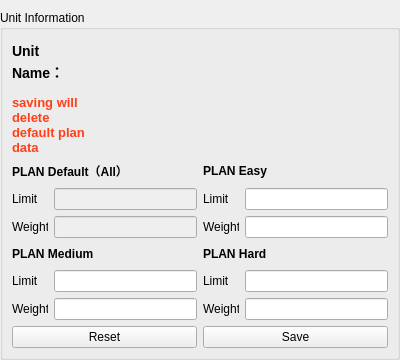
<?xml version="1.0" encoding="UTF-8"?>
<ui version="4.0">
 <class>Form</class>
 <widget class="QWidget" name="Form">
  <property name="geometry">
   <rect>
    <x>0</x>
    <y>0</y>
    <width>400</width>
    <height>360</height>
   </rect>
  </property>
  <property name="minimumSize">
   <size>
    <width>400</width>
    <height>360</height>
   </size>
  </property>
  <property name="maximumSize">
   <size>
    <width>400</width>
    <height>360</height>
   </size>
  </property>
  <property name="windowTitle">
   <string>Form</string>
  </property>
  <widget class="QGroupBox" name="unit_Box">
   <property name="geometry">
    <rect>
     <x>0</x>
     <y>10</y>
     <width>400</width>
     <height>350</height>
    </rect>
   </property>
   <property name="minimumSize">
    <size>
     <width>400</width>
     <height>350</height>
    </size>
   </property>
   <property name="maximumSize">
    <size>
     <width>400</width>
     <height>350</height>
    </size>
   </property>
   <property name="title">
    <string>Unit Information</string>
   </property>
   <layout class="QVBoxLayout" name="verticalLayout">
    <item>
     <layout class="QHBoxLayout" name="horizontalLayout">
      <item>
       <widget class="QLabel" name="label_Name">
        <property name="minimumSize">
         <size>
          <width>80</width>
          <height>96</height>
         </size>
        </property>
        <property name="maximumSize">
         <size>
          <width>80</width>
          <height>16777215</height>
         </size>
        </property>
        <property name="styleSheet">
         <string notr="true">QLabel{
                 font-family: &quot;Courier New&quot;;
                 font-size: 14px;
                 font-weight: bold;
                }</string>
        </property>
        <property name="text">
         <string>&lt;html&gt;&lt;head/&gt;&lt;body&gt;&lt;p&gt;Unit Name：&lt;/p&gt;&lt;p&gt;&lt;span style=&quot; font-size:10pt; color:#ff3f18;&quot;&gt;saving will delete default plan data&lt;/span&gt;&lt;/p&gt;&lt;/body&gt;&lt;/html&gt;</string>
        </property>
        <property name="alignment">
         <set>Qt::AlignLeading|Qt::AlignLeft|Qt::AlignTop</set>
        </property>
        <property name="wordWrap">
         <bool>true</bool>
        </property>
       </widget>
      </item>
      <item>
       <widget class="QLabel" name="label_2">
        <property name="minimumSize">
         <size>
          <width>100</width>
          <height>96</height>
         </size>
        </property>
        <property name="maximumSize">
         <size>
          <width>100</width>
          <height>96</height>
         </size>
        </property>
        <property name="styleSheet">
         <string notr="true">QLabel{
                 font-family: &quot;Courier New&quot;;
                 font-size: 14px;
                 font-weight: bold;
                }</string>
        </property>
        <property name="text">
         <string>&lt;html&gt;&lt;head/&gt;&lt;body&gt;&lt;p&gt;&lt;br/&gt;&lt;/p&gt;&lt;/body&gt;&lt;/html&gt;</string>
        </property>
        <property name="alignment">
         <set>Qt::AlignHCenter|Qt::AlignTop</set>
        </property>
        <property name="wordWrap">
         <bool>true</bool>
        </property>
       </widget>
      </item>
      <item>
       <widget class="QLabel" name="label_pic">
        <property name="minimumSize">
         <size>
          <width>96</width>
          <height>96</height>
         </size>
        </property>
        <property name="maximumSize">
         <size>
          <width>96</width>
          <height>96</height>
         </size>
        </property>
        <property name="text">
         <string/>
        </property>
       </widget>
      </item>
      <item>
       <spacer name="horizontalSpacer">
        <property name="orientation">
         <enum>Qt::Horizontal</enum>
        </property>
        <property name="sizeHint" stdset="0">
         <size>
          <width>38</width>
          <height>20</height>
         </size>
        </property>
       </spacer>
      </item>
     </layout>
    </item>
    <item>
     <layout class="QHBoxLayout" name="horizontalLayout_12">
      <item>
       <layout class="QVBoxLayout" name="verticalLayout_8">
        <item>
         <layout class="QVBoxLayout" name="verticalLayout_2">
          <item>
           <widget class="QLabel" name="label_Plan_Default">
            <property name="text">
             <string>&lt;html&gt;&lt;head/&gt;&lt;body&gt;&lt;p&gt;&lt;span style=&quot; font-weight:700;&quot;&gt;PLAN Default（All）&lt;/span&gt;&lt;/p&gt;&lt;/body&gt;&lt;/html&gt;</string>
            </property>
           </widget>
          </item>
          <item>
           <layout class="QHBoxLayout" name="horizontalLayout_2">
            <item>
             <widget class="QLabel" name="label_limit_0">
              <property name="minimumSize">
               <size>
                <width>36</width>
                <height>0</height>
               </size>
              </property>
              <property name="maximumSize">
               <size>
                <width>36</width>
                <height>16777215</height>
               </size>
              </property>
              <property name="text">
               <string>Limit</string>
              </property>
             </widget>
            </item>
            <item>
             <widget class="QLineEdit" name="lineEdit_limit_0">
              <property name="enabled">
               <bool>false</bool>
              </property>
             </widget>
            </item>
           </layout>
          </item>
          <item>
           <layout class="QHBoxLayout" name="horizontalLayout_3">
            <item>
             <widget class="QLabel" name="label_weight_0">
              <property name="minimumSize">
               <size>
                <width>36</width>
                <height>0</height>
               </size>
              </property>
              <property name="maximumSize">
               <size>
                <width>36</width>
                <height>16777215</height>
               </size>
              </property>
              <property name="text">
               <string>Weight</string>
              </property>
             </widget>
            </item>
            <item>
             <widget class="QLineEdit" name="lineEdit_weight_0">
              <property name="enabled">
               <bool>false</bool>
              </property>
             </widget>
            </item>
           </layout>
          </item>
         </layout>
        </item>
        <item>
         <layout class="QVBoxLayout" name="verticalLayout_4">
          <item>
           <widget class="QLabel" name="label__Plan_Medium">
            <property name="text">
             <string>&lt;html&gt;&lt;head/&gt;&lt;body&gt;&lt;p&gt;&lt;span style=&quot; font-weight:700;&quot;&gt;PLAN Medium&lt;/span&gt;&lt;/p&gt;&lt;/body&gt;&lt;/html&gt;</string>
            </property>
           </widget>
          </item>
          <item>
           <layout class="QHBoxLayout" name="horizontalLayout_6">
            <item>
             <widget class="QLabel" name="label_limit_2">
              <property name="minimumSize">
               <size>
                <width>36</width>
                <height>0</height>
               </size>
              </property>
              <property name="maximumSize">
               <size>
                <width>36</width>
                <height>16777215</height>
               </size>
              </property>
              <property name="text">
               <string>Limit</string>
              </property>
             </widget>
            </item>
            <item>
             <widget class="QLineEdit" name="lineEdit_limit_2"/>
            </item>
           </layout>
          </item>
          <item>
           <layout class="QHBoxLayout" name="horizontalLayout_7">
            <item>
             <widget class="QLabel" name="label_weight_2">
              <property name="minimumSize">
               <size>
                <width>36</width>
                <height>0</height>
               </size>
              </property>
              <property name="maximumSize">
               <size>
                <width>36</width>
                <height>16777215</height>
               </size>
              </property>
              <property name="text">
               <string>Weight</string>
              </property>
             </widget>
            </item>
            <item>
             <widget class="QLineEdit" name="lineEdit_weight_2"/>
            </item>
           </layout>
          </item>
         </layout>
        </item>
       </layout>
      </item>
      <item>
       <layout class="QVBoxLayout" name="verticalLayout_7">
        <item>
         <layout class="QVBoxLayout" name="verticalLayout_5">
          <item>
           <widget class="QLabel" name="label__Plan_Easy">
            <property name="text">
             <string>&lt;html&gt;&lt;head/&gt;&lt;body&gt;&lt;p&gt;&lt;span style=&quot; font-weight:700;&quot;&gt;PLAN Easy&lt;/span&gt;&lt;/p&gt;&lt;/body&gt;&lt;/html&gt;</string>
            </property>
           </widget>
          </item>
          <item>
           <layout class="QHBoxLayout" name="horizontalLayout_8">
            <item>
             <widget class="QLabel" name="label_limit_1">
              <property name="minimumSize">
               <size>
                <width>36</width>
                <height>0</height>
               </size>
              </property>
              <property name="maximumSize">
               <size>
                <width>36</width>
                <height>16777215</height>
               </size>
              </property>
              <property name="text">
               <string>Limit</string>
              </property>
             </widget>
            </item>
            <item>
             <widget class="QLineEdit" name="lineEdit_limit_1"/>
            </item>
           </layout>
          </item>
          <item>
           <layout class="QHBoxLayout" name="horizontalLayout_9">
            <item>
             <widget class="QLabel" name="label_weight_1">
              <property name="minimumSize">
               <size>
                <width>36</width>
                <height>0</height>
               </size>
              </property>
              <property name="maximumSize">
               <size>
                <width>36</width>
                <height>16777215</height>
               </size>
              </property>
              <property name="text">
               <string>Weight</string>
              </property>
             </widget>
            </item>
            <item>
             <widget class="QLineEdit" name="lineEdit_weight_1"/>
            </item>
           </layout>
          </item>
         </layout>
        </item>
        <item>
         <layout class="QVBoxLayout" name="verticalLayout_6">
          <item>
           <widget class="QLabel" name="label_Plan_Hard">
            <property name="text">
             <string>&lt;html&gt;&lt;head/&gt;&lt;body&gt;&lt;p&gt;&lt;span style=&quot; font-weight:700;&quot;&gt;PLAN Hard&lt;/span&gt;&lt;/p&gt;&lt;/body&gt;&lt;/html&gt;</string>
            </property>
           </widget>
          </item>
          <item>
           <layout class="QHBoxLayout" name="horizontalLayout_10">
            <item>
             <widget class="QLabel" name="label_limit_3">
              <property name="minimumSize">
               <size>
                <width>36</width>
                <height>0</height>
               </size>
              </property>
              <property name="maximumSize">
               <size>
                <width>36</width>
                <height>16777215</height>
               </size>
              </property>
              <property name="text">
               <string>Limit</string>
              </property>
             </widget>
            </item>
            <item>
             <widget class="QLineEdit" name="lineEdit_limit_3"/>
            </item>
           </layout>
          </item>
          <item>
           <layout class="QHBoxLayout" name="horizontalLayout_11">
            <item>
             <widget class="QLabel" name="label_weight_3">
              <property name="minimumSize">
               <size>
                <width>36</width>
                <height>0</height>
               </size>
              </property>
              <property name="maximumSize">
               <size>
                <width>36</width>
                <height>16777215</height>
               </size>
              </property>
              <property name="text">
               <string>Weight</string>
              </property>
             </widget>
            </item>
            <item>
             <widget class="QLineEdit" name="lineEdit_weight_3"/>
            </item>
           </layout>
          </item>
         </layout>
        </item>
       </layout>
      </item>
     </layout>
    </item>
    <item>
     <layout class="QHBoxLayout" name="horizontalLayout_unitButton">
      <item>
       <widget class="QPushButton" name="pushButton_Reset_Unit">
        <property name="text">
         <string>Reset</string>
        </property>
       </widget>
      </item>
      <item>
       <widget class="QPushButton" name="pushButton_Save_Unit">
        <property name="text">
         <string>Save</string>
        </property>
       </widget>
      </item>
     </layout>
    </item>
   </layout>
  </widget>
 </widget>
 <resources/>
 <connections/>
</ui>
